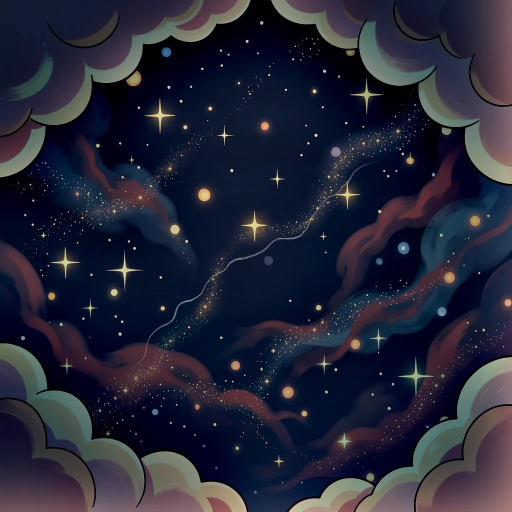
#> input picture data/hub/map_planetenkarte.webp, 1024 x 1024 px (shown at 1/2 size)
$ python match_map_colour.py ../../hub/map_planetenkarte.webp ../../hub/map_planetenkarte.webp ../../hub/map_planetenkarte.webp
#> lines starting #> are read from the running program, lines starting #| are printed output that depends on the picture
"""Die Palette einer nachgeschaerften Leinwand auf die Vorlage zurueckziehen.

Beim kachelweisen Nachschaerfen erfindet FLUX.2 nicht nur Struktur, sondern
auch Farbe: eine Kachel wird eine Spur heller, die naechste eine Spur gelber.
Einzeln faellt das nicht auf, ueber eine ganze Leinwand ergibt es einen
Flickenteppich - und der Weltstil driftet weg.

Der Trick: die **groben** Toene tragen die Farbe, die **feinen** tragen die
Zeichnung. Also grobe Toene aus der Vorlage nehmen (dem rein hochskalierten
Bild, das farblich noch stimmt) und die feine Zeichnung aus dem
nachgeschaerften Bild. Das Ergebnis hat die Palette der Vorlage und das Detail
des Nachschaerfens - und ganz nebenbei kann kein Kachel-zu-Kachel-Farbsprung
ueberleben, weil die Farbe gar nicht mehr aus den Kacheln kommt.

Der Radius entscheidet, wo die Grenze zwischen "grob" und "fein" liegt: gross
genug, dass die neue Zeichnung vollstaendig als "fein" gilt, klein genug, dass
echte Farbflaechen der Vorlage noch als "grob" durchkommen.
"""
import argparse

import numpy as np
from PIL import Image, ImageFilter


def coarse_tones(image: Image.Image, radius: int) -> np.ndarray:
    return np.asarray(image.filter(ImageFilter.GaussianBlur(radius)), dtype=np.float32)


def main() -> None:
    parser = argparse.ArgumentParser(description=__doc__)
    parser.add_argument("refined", help="nachgeschaerfte Leinwand (bringt die Zeichnung mit)")
    parser.add_argument("reference", help="rein hochskalierte Leinwand (bringt die Farbe mit)")
    parser.add_argument("target", help="wohin das Ergebnis geschrieben wird")
    parser.add_argument("--radius", type=int, default=64, help="Grenze zwischen grob und fein")
    parser.add_argument(
        "--amount",
        type=float,
        default=1.0,
        help="wie vollstaendig die Vorlagenfarbe uebernommen wird (0 = gar nicht, 1 = ganz)",
    )
    arguments = parser.parse_args()

    refined = Image.open(arguments.refined).convert("RGB")
#> refined is the input picture: PIL image 1024x1024 RGB; mean R, G, B 35.1, 37.4, 54.7
    reference = Image.open(arguments.reference).convert("RGB")
    if refined.size != reference.size:
        reference = reference.resize(refined.size, Image.LANCZOS)

    refined_coarse = coarse_tones(refined, arguments.radius)
#> in coarse_tones, `return np.asarray(image.filter(ImageFilter.GaussianBlur(radius)), dtyp..`:
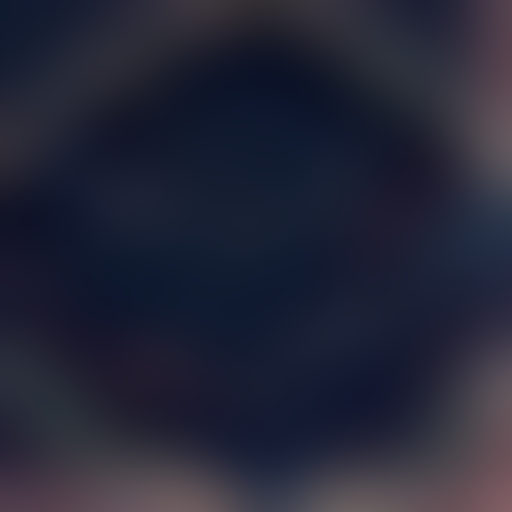
#> returned value: shape (1024, 1024, 3) float32 (shown at 1/2 size); mean of channels 0, 1, 2 36.1, 38.1, 55.3; drawn as R, G, B
    corrected = np.asarray(refined, dtype=np.float32) + arguments.amount * (
        coarse_tones(reference, arguments.radius) - refined_coarse
    )
    Image.fromarray(np.clip(corrected, 0, 255).astype(np.uint8)).save(arguments.target)
    print(f"geschrieben: {arguments.target} {refined.size} (Radius {arguments.radius}, Anteil {arguments.amount})")
#| geschrieben: ../../hub/map_planetenkarte.webp (1024, 1024) (Radius 64, Anteil 1.0)


if __name__ == "__main__":
    main()
